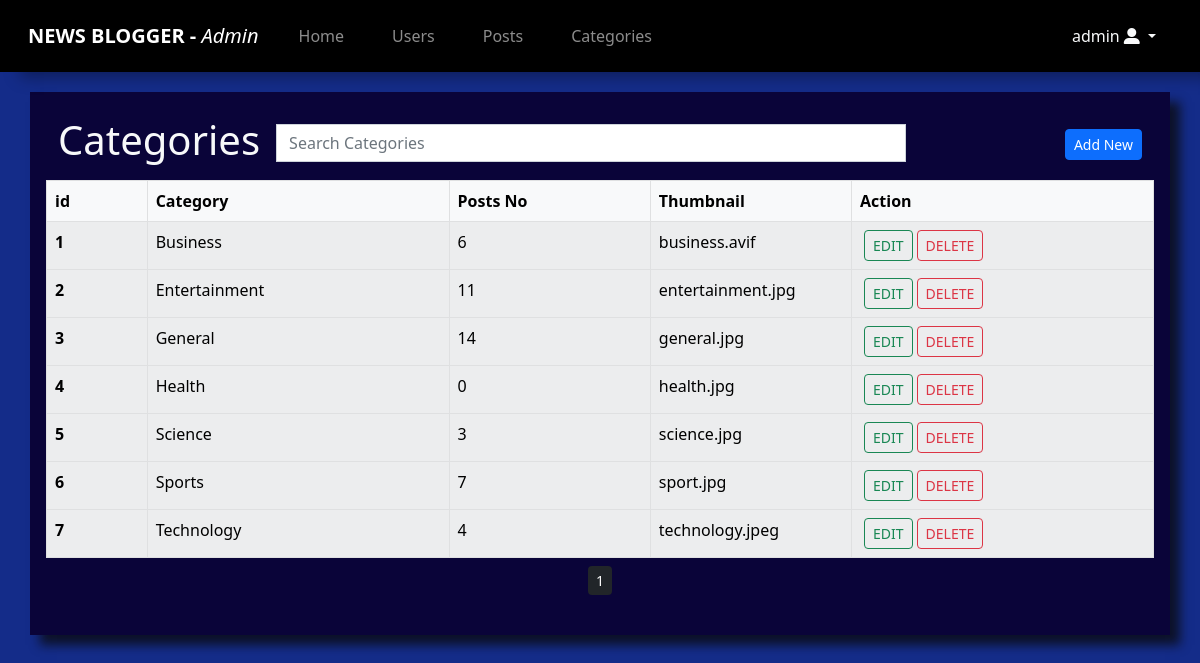
Page /src/admin/categories.php (signed in) on the committed database.
### tables this page shows
CREATE TABLE `categories` (
  `cid` int(11) NOT NULL,
  `category` varchar(155) NOT NULL,
  `posts_no` int(11) NOT NULL DEFAULT 0,
  `img` varchar(200) NOT NULL
);

### src/admin/categories.php (the view, shortened to what this page needs)
<?php
require_once "./header.php";
?>
<div id="Users" class="container my-3 text-light p-3">
  <div class="row">
    <div class="table-responsive-sm">
      <div class="container d-flex jusitfy-content-between my-2">
        <div class="">
          <h1>Categories</h1>
        </div>
        <div class="w-75">
            <div class="search-box mx-auto d-flex w-100 px-3 my-2">
                <input id="search-category" name="search" type="text" onkeyup="searchCategory()" class="form-control rounded-0" placeholder="Search Categories">
            </div>
        </div>
        <div class="w-25 d-flex align-items-center justify-content-end">
          <a href="./addcategory.php" class="btn btn-sm btn-primary">Add New</a>
        </div>
      </div>
      <div class="table-scroll">
        <table class="container table mb-0 table-striped table-light table-hover table-bordered">
          <thead>
            <tr>
              <th class="col-1">id</th>
              <th class="col-3">Category</th>
              <th class="col-2">Posts No</th>
              <th class="col-2">Thumbnail</th>
              <th class="col-3">Action</th>
            </tr>
          </thead>
          <tbody>
            <?php
            $limit = 10;
            $page = isset($_GET['page']) ? $_GET['page'] : 1;
            $offset = ($page - 1) * $limit;
            $sql = "SELECT * FROM categories ORDER BY cid ASC LIMIT {$offset}, {$limit}";
            $result = $con->query($sql);
            if ($result->num_rows > 0) {
              while ($row = $result->fetch_object()) {
            ?>
          <tr class="category-data">
            <th class=""><?= $row->cid ?></th>
            <td class=""><?= $row->category ?></td>
            <td class=""><?= $row->posts_no ?></td>
            <td class=""><?= $row->img ?></td>
            <td class="">
              <div class="d-flex">
                <a href="./updcategory.php?id=<?= $row->cid ?>" class="btn btn-sm btn-outline-success mx-1">EDIT</a>
                <button class="btn btn-outline-danger btn-sm" data-bs-toggle="modal" data-bs-target="#dltcategory<?= $row->cid ?>">DELETE</button>
              </div>
            </td>
          </tr>
        <?php }
            } else {
        ?>
        <tr>
          <td class="text-center" colspan="7">Nothing to show!</td>
        </tr>
      <?php } ?>
      </tbody>
        </table>
      </div>
      <?php
      $sql1 = "SELECT * FROM categories";
      $result1 = $con->query($sql1);
      if ($result1->num_rows > 0) {
        $totalRecords = $result1->num_rows;
        $limit = 10;
        $totalPages = ceil($totalRecords / $limit);
      ?>
        <div class="d-flex justify-content-center my-2">
          <ul class="list-unstyled d-flex">
            <?php
            for ($i = 1; $i <= $totalPages; $i++) {
              $activePage = $i == $page ? "bg-dark border-0" : "";
            ?>
              <li>
                <a href="./categories.php?page=<?= $i ?>" class="btn btn-sm btn-primary mx-1 <?= $activePage ?>"><?= $i ?></a>
              </li>
            <?php
            }
            ?>
          </ul>
        <?php
      }
        ?>
        </div>
    </div>
  </div>
</div>
<?php
require "./footer.php"
?>

### src/admin/admin.css (style rules this page uses)
body { background-color: rgba(0, 27, 127, 0.922); box-sizing: border-box; margin: 0; padding: 0; overflow-x: hidden; max-width: 100%; }
#Users, #Posts { background-color: rgb(10, 4, 57); box-shadow: 10px 10px 10px rgba(10, 9, 9, 0.754); color: #fff; margin: 20px auto; }
.table-scroll { overflow-x: scroll; width: 100%; }

### src/static/css/mediaq.css (style rules this page uses)
@media only screen and (min-width: 564px) { html { font-size: 65%; } }
@media only screen and (min-width: 564px) { table { font-size: 65%; } }
@media only screen and (min-width: 768px) { html, table { font-size: 75%; } }
@media only screen and (min-width: 992px) { html, table { font-size: 85%; } }
@media only screen and (min-width: 1100px) { html, table { font-size: 100%; } }

### rows in the picture
categories: cid "1", category "Business", posts_no "6", img "business.avif"
categories: cid "2", category "Entertainment", posts_no "11", img "entertainment.jpg"
categories: cid "3", category "General", posts_no "14", img "general.jpg"
categories: cid "4", category "Health", posts_no "0", img "health.jpg"
categories: cid "5", category "Science", posts_no "3", img "science.jpg"
categories: cid "6", category "Sports", posts_no "7", img "sport.jpg"
categories: cid "7", category "Technology", posts_no "4", img "technology.jpeg"

### other values in the picture
$_SESSION['username'] "admin"
